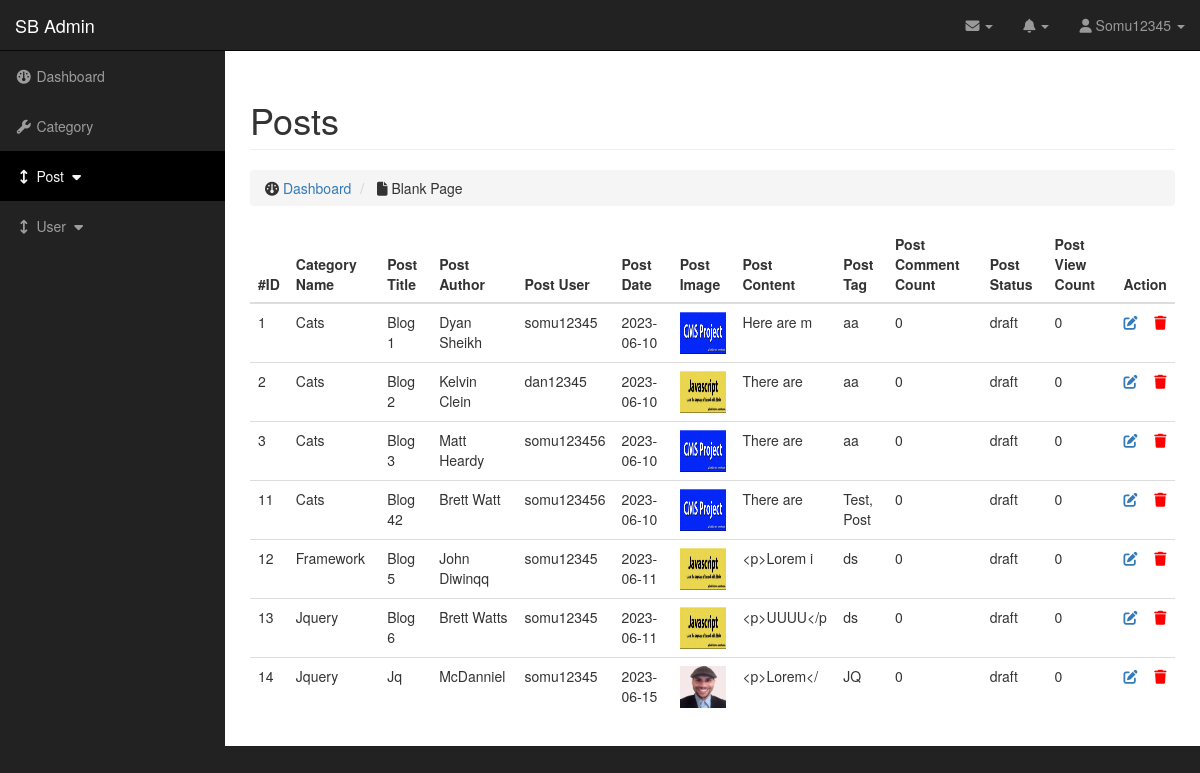
The page /admin/post.php (signed in) on the database its author committed.
### tables this page shows
CREATE TABLE `tbl_posts` (
  `id` int(11) NOT NULL,
  `post_cat_id` int(11) DEFAULT NULL,
  `post_title` varchar(100) DEFAULT NULL,
  `post_author` varchar(100) DEFAULT NULL,
  `post_user` varchar(100) DEFAULT NULL,
  `post_date` varchar(100) DEFAULT NULL,
  `post_image` varchar(100) DEFAULT NULL,
  `post_content` longtext DEFAULT NULL,
  `post_tag` varchar(100) DEFAULT NULL,
  `post_comment_count` varchar(100) DEFAULT '0',
  `post_status` varchar(100) DEFAULT 'draft',
  `post_view_count` varchar(100) DEFAULT '0',
  `created_at` datetime NOT NULL DEFAULT current_timestamp(),
  `updated_at` timestamp NULL DEFAULT current_timestamp() ON UPDATE current_timestamp(),
  `deleted_at` datetime DEFAULT NULL
);

CREATE TABLE `tbl_category` (
  `id` int(11) NOT NULL,
  `cat_name` varchar(100) NOT NULL,
  `updated_at` date DEFAULT current_timestamp(),
  `deleted_at` date DEFAULT NULL
);

CREATE TABLE `tbl_users` (
  `user_id` int(11) NOT NULL,
  `username` varchar(100) NOT NULL,
  `password` varchar(100) NOT NULL,
  `user_firstname` varchar(100) NOT NULL,
  `user_lastname` varchar(100) NOT NULL,
  `user_email` varchar(100) NOT NULL,
  `user_role` varchar(100) NOT NULL DEFAULT 'user',
  `user_image` varchar(100) NOT NULL,
  `status` varchar(255) NOT NULL DEFAULT '1',
  `created_at` datetime NOT NULL DEFAULT current_timestamp() ON UPDATE current_timestamp(),
  `updateed_at` datetime NOT NULL DEFAULT current_timestamp() ON UPDATE current_timestamp(),
  `deleted_at` datetime DEFAULT NULL
);

### database.php (called while the page is built, shortened)
<?php
class database{
    private $hostname = DB_HOSTNAME;
    private $dbName = DB_NAME;
    private $username = DB_USERNAME;
    private $password = DB_USERPWD;
    public function __construct(){
    try{
        if($this->conn = new mysqli($this->hostname,$this->username,$this->password,$this->dbName)){
            return $this->conn;
        }else{
            throw new Exception('Unable to connect');
        }
    }catch(Exception $e){
            echo $e->getMessage();
        }
    }
}
?>

### maincontroller.php (called while the page is built, shortened)
<?php
require_once "../database.php";
class maincontroller extends database{
    public function fetchAllPosts($table_name, $foreign_table_name, $foreign_table_name1, $name){
        $user_role = $this->loggedInUserRole($foreign_table_name1, $name);
        $user_id = $this->loggedinUserId();
        if($user_role != 'admin'){
        $sql = "SELECT $foreign_table_name.cat_name,
                $table_name.id,
                $table_name.post_title,
                $table_name.post_author,
                $table_name.post_user,
                $table_name.post_date,
                $table_name.post_image,
                $table_name.post_content,
                $table_name.post_tag,
                $table_name.post_status,
                $table_name.post_comment_count,
                $table_name.post_view_count,
                $foreign_table_name1.username AS username
                FROM $table_name
                INNER JOIN $foreign_table_name
                ON $table_name.post_cat_id = $foreign_table_name.id
                INNER JOIN $foreign_table_name1
                ON $table_name.post_user = $foreign_table_name1.user_id
                WHERE $table_name.post_user = $user_id AND
                $table_name.deleted_at IS NULL
                ORDER BY $table_name.id";
        }else{
            $sql = "SELECT $foreign_table_name.cat_name,
                $table_name.id,
                $table_name.post_title,
                $table_name.post_author,
                $table_name.post_user,
                $table_name.post_date,
                $table_name.post_image,
                $table_name.post_content,
                $table_name.post_tag,
                $table_name.post_status,
                $table_name.post_comment_count,
                $table_name.post_view_count,
                $foreign_table_name1.username AS username
                FROM $table_name
                INNER JOIN $foreign_table_name
                ON $table_name.post_cat_id = $foreign_table_name.id
                INNER JOIN $foreign_table_name1
                ON $table_name.post_user = $foreign_table_name1.user_id WHERE
                $table_name.deleted_at IS NULL
                ORDER BY $table_name.id
                ";
        }
        $res = $this->conn->query($sql);
        if($res->num_rows > 0){
            return $res;
        }else{
            return false;
        }
    }
    function loggedinUserId(){
        $sql = "SELECT `user_id` FROM `tbl_users` WHERE `username`='loggedinUsername()'";
        $res = $this->conn->query($sql);
    }
    function loggedInUserRole($foreign_table_name1, $name){
        $sql2 = "SELECT `user_role` FROM $foreign_table_name1 WHERE `username` = '$name'";
        $res2 = $this->conn->query($sql2);
        if(mysqli_num_rows($res2) > 0){
            foreach($res2 as $val){
                $user_role = implode(",",$val);
                return $user_role;
            }
        }
        return false;
    }
}
?>

### admin/post.php (the view, shortened to what this page needs)
<?php
require_once "../maincontroller.php";
$obj = new maincontroller();
$name = $_SESSION['name'];
$result = $obj->fetchAllPosts('tbl_posts', 'tbl_category', 'tbl_users', $name);
?>
<!DOCTYPE html>
<html lang="en">
<head>
    <link rel="stylesheet" href="https://maxcdn.bootstrapcdn.com/bootstrap/3.3.7/css/bootstrap.min.css" />
    <link rel="stylesheet" href="https://lipis.github.io/bootstrap-sweetalert/dist/sweetalert.css" />
</head>
<body>
    <?php include "include/header.php"; ?>
    <div id="wrapper">
        <div id="page-wrapper">
            <div class="container-fluid">
                <div class="row">
                    <div class="col-lg-12">
                        <h1 class="page-header">
                            Posts
                        </h1>
                        <ol class="breadcrumb">
                            <li>
                                <i class="fa fa-dashboard"></i>  <a href="dashboard.php">Dashboard</a>
                            </li>
                            <li class="">
                                <i class="fa fa-file"></i> Blank Page
                            </li>
                        </ol>
                    </div>
                </div>
                <div class="row">
                <div class="col-lg-12">
                    <div class="table-responsive">
                        <table class="table table-hover display">
                            <thead>
                                <tr>
                                    <th>#ID</th>
                                    <th>Category Name</th>
                                    <th>Post Title</th>
                                    <th>Post Author</th>
                                    <th>Post User</th>
                                    <th>Post Date</th>
                                    <th>Post Image</th>
                                    <th>Post Content</th>
                                    <th>Post Tag</th>
                                    <th>Post Comment Count</th>
                                    <th>Post Status</th>
                                    <th>Post View Count</th>
                                    <th colspan="2">Action</th>
                                </tr>
                            </thead>
                            <tbody>
                                <?php
                                foreach ($result as $row){
                                ?>
                                <tr id="row<?php echo $row['id'];?>">
                                    <td><?php echo $row['id'];?></td>
                                    <td><?php echo $row['cat_name'];?></td>
                                    <td><?php echo $row['post_title'];?></td>
                                    <td><?php echo $row['post_author'];?></td>
                                    <td><?php echo $row['username'];?></td>
                                    <td><?php echo $row['post_date'];?></td>
                                    <td>
                                    <img src="./images/posts/<?php echo $row['post_image'];?>" class="img-responsive" style="height:42px;width:71px;" alt="Image">
                                    </td>
                                    <td><?php echo htmlentities(substr($row['post_content'],0,10));?></td>
                                    <td><?php echo $row['post_tag'];?></td>
                                    <td><?php echo $row['post_comment_count'];?></td>
                                    <td><?php echo $row['post_status'];?></td>
                                    <td><?php echo $row['post_view_count'];?></td>
                                    <td>
                                    <a href="postEdit.php?edit=<?php echo $row['id'];?>"><i class="fa fa-edit" aria-hidden="true" title="edit"></i></a></td>
                                    <td>
                                    <a href="javascript:void(0)" data-id="<?php echo $row['id'];?>" class="btndelete"><i class="fa fa-trash" aria-hidden="true" title="delete"></i></a></td>
                                </tr>
                                <?php }?>
                            </tbody>
                        </table>
                    </div>
                </div>
            </div>
        </div>
    </div>
</body>
</html>

### admin/css/sb-admin.css (style rules this page uses)
body { margin-top: 100px; background-color: #222; }
@media (min-width:768px) { body { margin-top: 50px; } }
#wrapper { padding-left: 0; }
#page-wrapper { width: 100%; padding: 0; background-color: #fff; }
@media (min-width:768px) { #wrapper { padding-left: 225px; } }
@media (min-width:768px) { #page-wrapper { padding: 10px; } }

### admin/post.php (style rules this page uses)
.btndelete { border: none; background: none; color: red; }

### rows shown on the page
tbl_posts: id "1", post_cat.cat_name "Cats", post_title "Blog 1", post_author "Dyan Sheikh", tbl_users.username "somu12345", post_date "2023-06-10", post_image (picture), post_content "Here are m", post_tag "aa", post_comment_count "0", post_status "draft", post_view_count "0"
tbl_posts: id "2", post_cat.cat_name "Cats", post_title "Blog 2", post_author "Kelvin Clein", tbl_users.username "dan12345", post_date "2023-06-10", post_image (picture), post_content "There are", post_tag "aa", post_comment_count "0", post_status "draft", post_view_count "0"
tbl_posts: id "3", post_cat.cat_name "Cats", post_title "Blog 3", post_author "Matt Heardy", tbl_users.username "somu123456", post_date "2023-06-10", post_image (picture), post_content "There are", post_tag "aa", post_comment_count "0", post_status "draft", post_view_count "0"
tbl_posts: id "11", post_cat.cat_name "Cats", post_title "Blog 42", post_author "Brett Watt", tbl_users.username "somu123456", post_date "2023-06-10", post_image (picture), post_content "There are", post_tag "Test, Post", post_comment_count "0", post_status "draft", post_view_count "0"
tbl_posts: id "12", post_cat.cat_name "Framework", post_title "Blog 5", post_author "John Diwinqq", tbl_users.username "somu12345", post_date "2023-06-11", post_image (picture), post_content "<p>Lorem i", post_tag "ds", post_comment_count "0", post_status "draft", post_view_count "0"
tbl_posts: id "13", post_cat.cat_name "Jquery", post_title "Blog 6", post_author "Brett Watts", tbl_users.username "somu12345", post_date "2023-06-11", post_image (picture), post_content "<p>UUUU</p", post_tag "ds", post_comment_count "0", post_status "draft", post_view_count "0"
tbl_posts: id "14", post_cat.cat_name "Jquery", post_title "Jq", post_author "McDanniel", tbl_users.username "somu12345", post_date "2023-06-15", post_image (picture), post_content "<p>Lorem</", post_tag "JQ", post_comment_count "0", post_status "draft", post_view_count "0"

### other values the page prints
$_SESSION['name'] "Somu12345"
